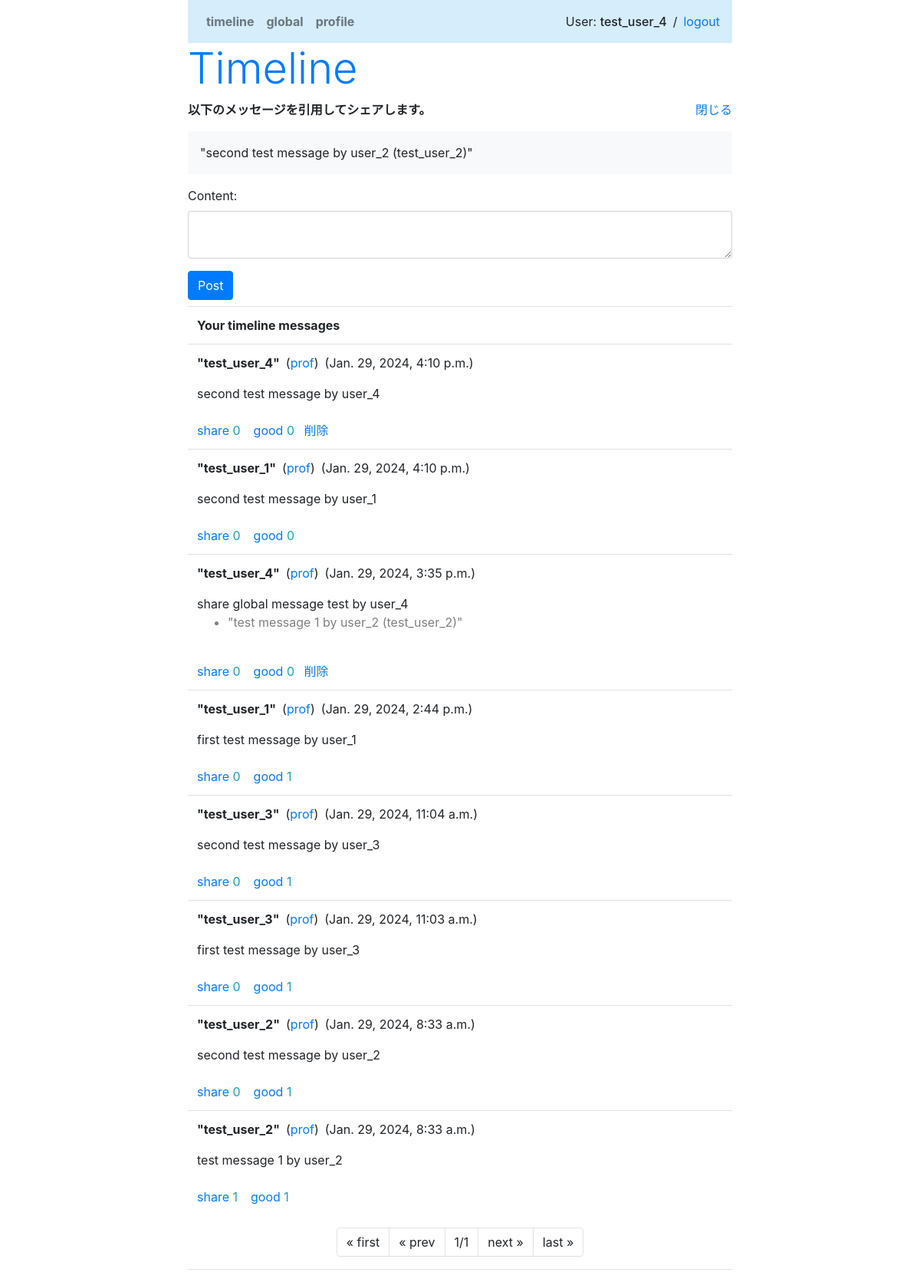
The app's page /sns/timeline/share/4/ (signed in) with its own data.
### sns/models.py (models this page shows)
class Message(models.Model):
    owner = models.ForeignKey(User, on_delete=models.CASCADE, related_name='message_owner')
    content = models.TextField(max_length=1000)
    share_id = models.IntegerField(default=0)   # share先のid。デフォルトは自分。
    good_count = models.IntegerField(default=0)
    share_count = models.IntegerField(default=0)
    pub_date = models.DateTimeField(auto_now_add=True)
    def __str__(self):
        return str(self.content) + ' (' + str(self.owner) + ')'
    def get_share(self):
        return Message.objects.get(id=self.share_id)
    class Meta:
        ordering = ('-pub_date',)

### sns/views.py (the view)
# urls.py: path('timeline/share/', views.share_timeline, name='share_timeline'),
@login_required(login_url='/admin/login/')
def share_timeline(request, share_id, page=1):
    share = Message.objects.get(id=share_id)
    if request.method == 'POST':
        content = request.POST['content']
        msg = Message()
        msg.owner = request.user
        msg.content = content
        msg.share_id = share.id
        msg.save()
        share_msg = msg.get_share()
        share_msg.share_count += 1
        share_msg.save()
        messages.success(request, '新しいメッセージを投稿しました！')
        return redirect(to='/sns/timeline')
    else:
        form = MyPostForm()
    fls = Following.objects.filter(owner=request.user)
    targetlist = [request.user]
    for item in fls:
        targetlist.append(item.target)
    tl_messages = get_your_timeline_message(targetlist, page)
    params = {
        'login_user':request.user,
        'contents':tl_messages,
        'form':form,
        'share':share,
    }
    return render(request, 'sns/share_timeline.html', params)

### sns/forms.py
class MyPostForm(forms.Form):
    content = forms.CharField(max_length=500, \
        widget=forms.Textarea(attrs={'class':'form-control', 'rows':2}))

### sns/views.py (called while the page is built)
def get_your_timeline_message(targetlist, page):
    page_num = 10 #ページあたりの表示数
    messages = Message.objects.filter(owner__in=targetlist)
    page_item = Paginator(messages, page_num)
    return page_item.get_page(page)

### sns/templates/sns/share_timeline.html (shortened to what this page needs)
{% extends 'sns/layout.html' %}
{% block header %}
<h2 class="display-4 text-primary">Timeline</h2>
{% endblock %}
{% block content %}
<p><b>以下のメッセージを引用してシェアします。</b><span class="float-right"><a
    href="{% url 'timeline' %}{{contents.number}}">閉じる</a></span></p>
<p class="bg-light p-3">
    "{{share.content}} ({{share.owner}})"</p>
<form action="{% url 'share_timeline' share.id %}" method="post">
    {{form.as_p}}
    <button class="btn btn-primary">Post</button>
</form>
<table class="table mt-2">
    <tr><th>Your timeline messages</th></tr>
{% for item in contents %}
    <tr><td>
    <p><b>"{{item.owner}}"</b>&ensp;(<a href="{% url 'profile' %}{{item.owner.id}}">prof</a>)&ensp;({{item.pub_date}})</p>
    <p class="my-0">
        {{item.content}}</p>
    {% if item.share_id > 0 %}
    <ul><li class="text-black-50">"{{item.get_share}}"</li></ul>
    {% endif %}
    <br>
    <span class="float-left text-info">
        <a href="{% url 'share_timeline' item.id %}">share</a> {{item.share_count}} &ensp; <a href="{% url 'good' item.id %}timeline">good</a> {{item.good_count}}&ensp;
        {% if item.owner == login_user %}
        <a href="{% url 'delete_message' %}{{item.id}}/timeline">削除</a>
        {% endif %}
    </span>
</td></tr>
{% endfor %}
</table>
<ul class="pagination justify-content-center">
    {% if contents.has_previous %}
    <li class="page-item">
        <a class="page-link" href="{% url 'share_timeline' share.id %}">
            &laquo; first</a>
    </li>
    <li class="page-item">
        <a class="page-link"
        href="{% url 'share_timeline' share.id %}{{contents.previous_page_number}}">
            &laquo; prev</a>
    </li>
    {% else %}
    <li class="page-item">
        <a class="page-link">&laquo; first</a>
    </li>
    <li class="page-item">
        <a class="page-link">&laquo; prev</a>
    </li>
    {% endif %}
    <li class="page-item">
        <a class="page-link">
        {{contents.number}}/{{contents.paginator.num_pages}}</a>
    </li>
    {% if contents.has_next %}
    <li class="page-item">
        <a class="page-link"
        href="{% url 'share_timeline' share.id %}{{contents.next_page_number}}">
            next &raquo;</a>
    </li>
    <li class="page-item">
        <a class="page-link"
        href="{% url 'share_timeline' share.id %}{{contents.paginator.num_pages}}">
            last &raquo;</a>
    </li>
    {% else %}
    <li class="page-item">
        <a class="page-link">next &raquo;</a>
    </li>
    <li class="page-item">
        <a class="page-link">last &raquo;</a>
    </li>
    {% endif %}
</ul>
{% endblock %}

### sns/templates/sns/layout.html (shortened to what this page needs)
{% load static %}
<!doctype html>
<html lang="ja">
<head>
    <link rel="stylesheet" href="https://stackpath.bootstrapcdn.com/bootstrap/4.3.1/css/bootstrap.min.css"/>
</head>
<body class="container">
    <div class="col-8 offset-2">
    <nav class="navbar navbar-expand navbar-light" style="background-color:rgb(214, 237, 251);">
    <ul class="navbar-nav mr-auto" >
        <li class="nav-item">
            <b><a class="nav-link" href="{% url 'timeline' %}">timeline</a></b>
        </li>
        <li class="nav-item">
            <b><a class="nav-link" href="{% url 'global_TL' %}">global</a></b>
        </li>
        <li class="nav-item">
            <b><a class="nav-link" href="{% url 'profile' %}{{login_user.id}}">profile</a></b>
        </li>
    </ul>
    <span> User: <span class="h6">{{login_user}}</span> </span>&ensp;/<span>
        <a href="/admin/logout?next=/sns/"> &ensp;logout </a></span>
    </nav>
    <div>{% block header %}{% endblock %}</div>
    <div class="content">{% block content %}{% endblock %}</div>
    <hr>
    </div>
</body>
</html>

### records on screen
Message: content "second test message by user_2", owner "test_user_2", pub_date "Jan. 29, 2024, 8:33 a.m.", share_count "0", good_count "1"
Message: owner "test_user_4", pub_date "Jan. 29, 2024, 4:10 p.m.", content "second test message by user_4", share_count "0", good_count "0"
Message: owner "test_user_1", pub_date "Jan. 29, 2024, 4:10 p.m.", content "second test message by user_1", share_count "0", good_count "0"
Message: owner "test_user_4", pub_date "Jan. 29, 2024, 3:35 p.m.", content "share global message test by user_4", get_share "test message 1 by user_2 (test_user_2)", share_count "0", good_count "0"
Message: owner "test_user_1", pub_date "Jan. 29, 2024, 2:44 p.m.", content "first test message by user_1", share_count "0", good_count "1"
Message: owner "test_user_3", pub_date "Jan. 29, 2024, 11:04 a.m.", content "second test message by user_3", share_count "0", good_count "1"
Message: owner "test_user_3", pub_date "Jan. 29, 2024, 11:03 a.m.", content "first test message by user_3", share_count "0", good_count "1"
Message: owner "test_user_2", pub_date "Jan. 29, 2024, 8:33 a.m.", content "test message 1 by user_2", share_count "1", good_count "1"

### other values on screen
{{ login_user }} "test_user_4"
{{ contents.number }} "1"
{{ contents.paginator.num_pages }} "1"
